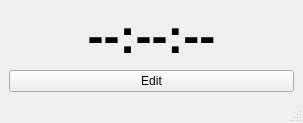
<?xml version="1.0" encoding="UTF-8"?>
<ui version="4.0">
 <class>MainWindow</class>
 <widget class="QMainWindow" name="MainWindow">
  <property name="geometry">
   <rect>
    <x>0</x>
    <y>0</y>
    <width>303</width>
    <height>122</height>
   </rect>
  </property>
  <property name="windowTitle">
   <string>MainWindow</string>
  </property>
  <property name="layoutDirection">
   <enum>Qt::LayoutDirection::LeftToRight</enum>
  </property>
  <widget class="QWidget" name="centralwidget">
   <layout class="QVBoxLayout" name="verticalLayout_2">
    <item>
     <layout class="QVBoxLayout" name="verticalLayout">
      <item>
       <layout class="QVBoxLayout" name="verticalLayout_3">
        <item>
         <widget class="QLabel" name="timeLabel">
          <property name="font">
           <font>
            <pointsize>36</pointsize>
            <bold>true</bold>
           </font>
          </property>
          <property name="text">
           <string>--:--:--</string>
          </property>
          <property name="alignment">
           <set>Qt::AlignmentFlag::AlignCenter</set>
          </property>
         </widget>
        </item>
        <item>
         <widget class="QPushButton" name="settingsButton">
          <property name="text">
           <string>Edit</string>
          </property>
         </widget>
        </item>
       </layout>
      </item>
     </layout>
    </item>
   </layout>
  </widget>
  <widget class="QMenuBar" name="menubar">
   <property name="geometry">
    <rect>
     <x>0</x>
     <y>0</y>
     <width>303</width>
     <height>18</height>
    </rect>
   </property>
  </widget>
  <widget class="QStatusBar" name="statusbar"/>
 </widget>
 <resources/>
 <connections/>
</ui>
